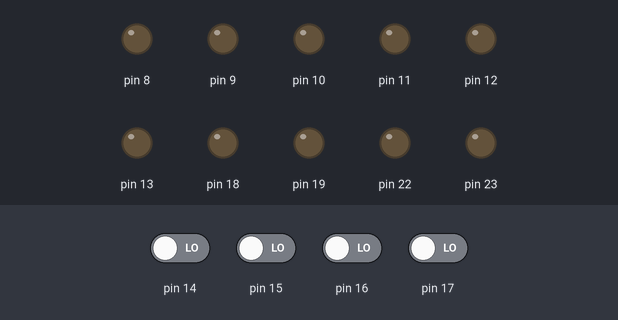
A sketch run on a simulated Arduino Uno, built with avr-gcc and run on an emulated ATmega328P. Shown: output pins drawn as LEDs (lit = HIGH). The test bench sets the inputs (shaded band); at power-on: pin 14–17 LOW.

Above: at 1.2 s.
1.3 s: pin 14 driven HIGH
At 1.6 s:
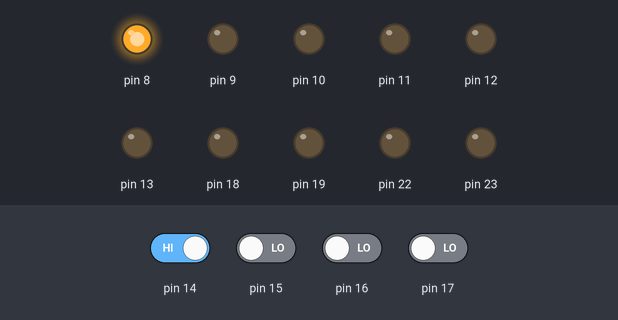
2.8 s: pin 15 driven HIGH
At 4.0 s:
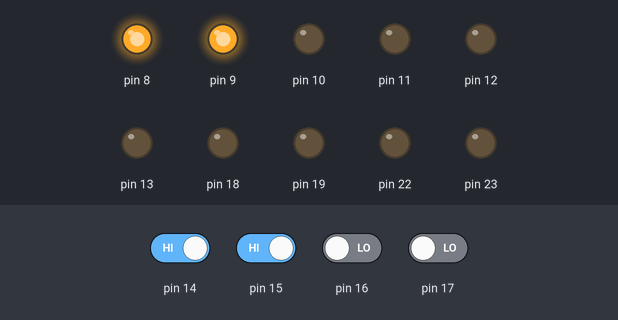
4.3 s: pin 16 driven HIGH
At 5.1 s:
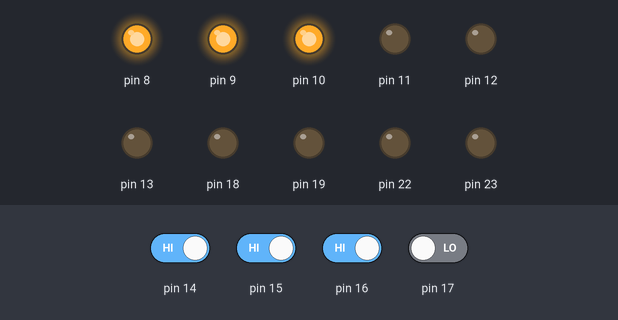
5.8 s: pin 17 driven HIGH
At 6.2 s:
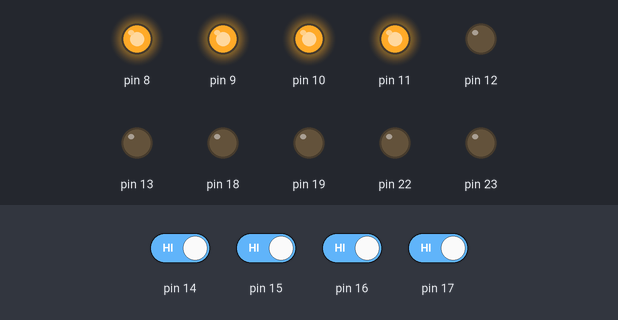
7.3 s: pin 14 driven LOW
At 8.5 s:
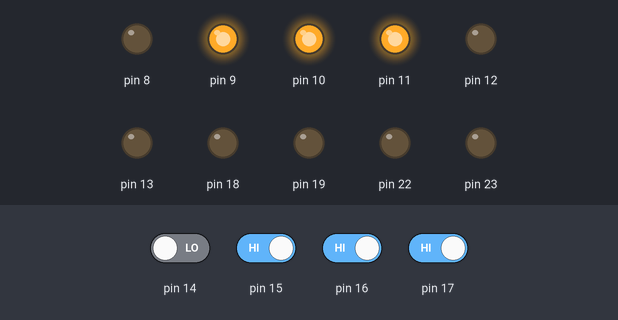
8.8 s: pin 15 driven LOW
At 9.7 s:
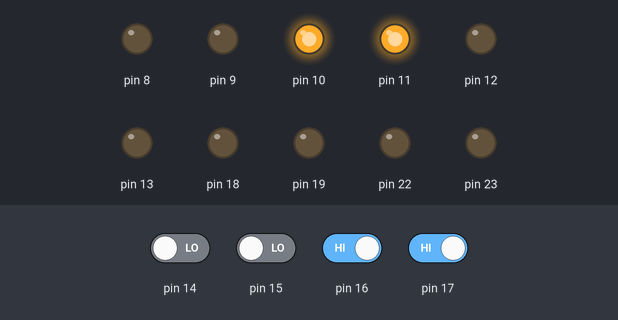
Timing chart, 0 to 11.3 s (numbered marks = the images above; inputs shaded):
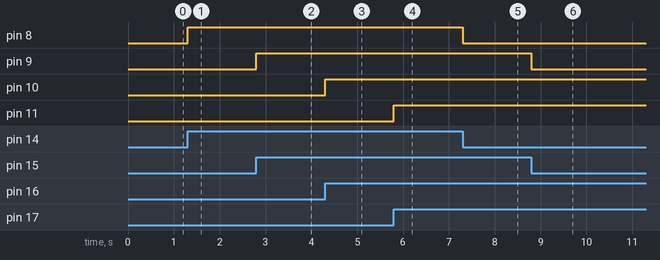

The sketch:

registros_PORT.ino
```cpp
byte edoPuerto;

void setup() {
  // Configuración de puertos
  // 0 - entradas  ;  1 - salidas
  DDRB = B11111111;
  DDRC = B11110000;
}

void loop() {
  edoPuerto = PINC;
  PORTB = edoPuerto;
}
```

Measured:
- after the input at 1.3 s, pin 8: LOW → HIGH at once
- after the input at 2.8 s, pin 9: LOW → HIGH at once
- after the input at 4.3 s, pin 10: LOW → HIGH at once
- after the input at 5.8 s, pin 11: LOW → HIGH at once
- after the input at 7.3 s, pin 8: HIGH → LOW at once
- after the input at 8.8 s, pin 9: HIGH → LOW at once
